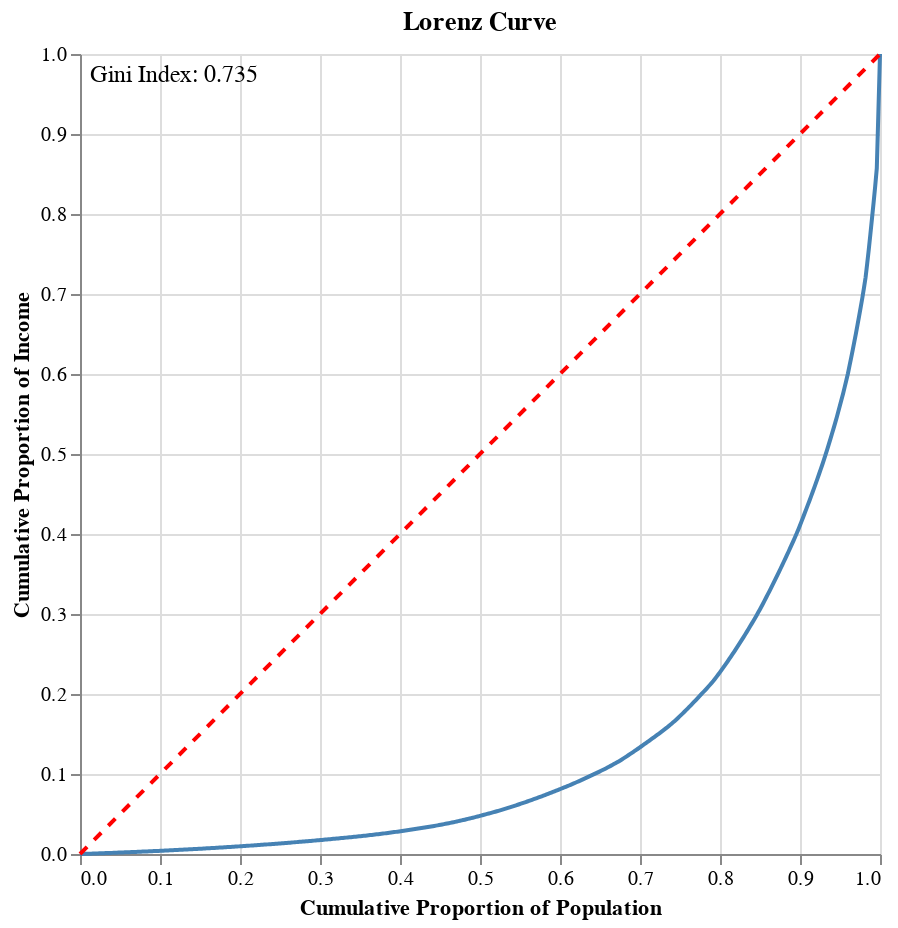

Notebook cell for this chart:
### Code cell
# Lorenz Curve
curve = alt.Chart(df_lorenz).mark_line(color='steelblue').encode(
    x=alt.X("cumulative_population:Q", title="Cumulative Proportion of Population"),
    y=alt.Y("cumulative_income:Q", title="Cumulative Proportion of Income")
)

# Line of perfect equality
equality = alt.Chart(pd.DataFrame({
    "cumulative_population": [0, 1],
    "cumulative_income": [0, 1]
})).mark_line(strokeDash=[5,5], color="red").encode(
    x="cumulative_population",
    y="cumulative_income"
)

# Create a DataFrame for the Gini text
gini_text_df = pd.DataFrame({
    'text': [f'Gini Index: {g:.3f}'], # Format Gini to 3 decimal places
    'x': [0.05], # X position (adjust if necessary)
    'y': [0.95]  # Y position (adjust if necessary)
})

# Create the Gini text
gini_text = alt.Chart(gini_text_df).mark_text(align='left', baseline='top', fontSize=12, color='black').encode(
    x=alt.value(5), # Fixed X coordinate in pixels from the left edge
    y=alt.value(5), # Fixed Y coordinate in pixels from the top edge
    text=alt.Text('text')
)

# Combine both and the Gini text
chart = (curve + equality + gini_text).properties(
    width=400,
    height=400,
    title="Lorenz Curve"
)

chart

### Figure 1 — Vega-Lite specification as saved in the notebook (floating-point values rounded to 4 significant figures; data arrays with more than 128 entries replaced by an {"elided": "..."} marker saying what was removed)
{"config": {"view": {"continuousWidth": 300, "continuousHeight": 300}}, "layer": [{"data": {"name": "data-dc5d0a85ec9f63d2b67304cc45be4b60"}, "mark": {"type": "line", "color": "steelblue"}, "encoding": {"x": {"field": "cumulative_population", "title": "Cumulative Proportion of Population", "type": "quantitative"}, "y": {"field": "cumulative_income", "title": "Cumulative Proportion of Income", "type": "quantitative"}}}, {"data": {"name": "data-c39d0385ce7b28bb9bc9956152ba206e"}, "mark": {"type": "line", "color": "red", "strokeDash": [5, 5]}, "encoding": {"x": {"field": "cumulative_population", "type": "quantitative"}, "y": {"field": "cumulative_income", "type": "quantitative"}}}, {"data": {"name": "data-0c1717ba8b46cd0521fb2d957b31ee58"}, "mark": {"type": "text", "align": "left", "baseline": "top", "color": "black", "fontSize": 12}, "encoding": {"text": {"field": "text", "type": "nominal"}, "x": {"value": 5}, "y": {"value": 5}}}], "height": 400, "title": "Lorenz Curve", "width": 400, "$schema": "https://vega.github.io/schema/vega-lite/v5.20.1.json", "datasets": {"data-dc5d0a85ec9f63d2b67304cc45be4b60": {"elided": "500 records"}, "data-c39d0385ce7b28bb9bc9956152ba206e": [{"cumulative_population": 0, "cumulative_income": 0}, {"cumulative_population": 1, "cumulative_income": 1}], "data-0c1717ba8b46cd0521fb2d957b31ee58": [{"text": "Gini Index: 0.735", "x": 0.05, "y": 0.95}]}}
